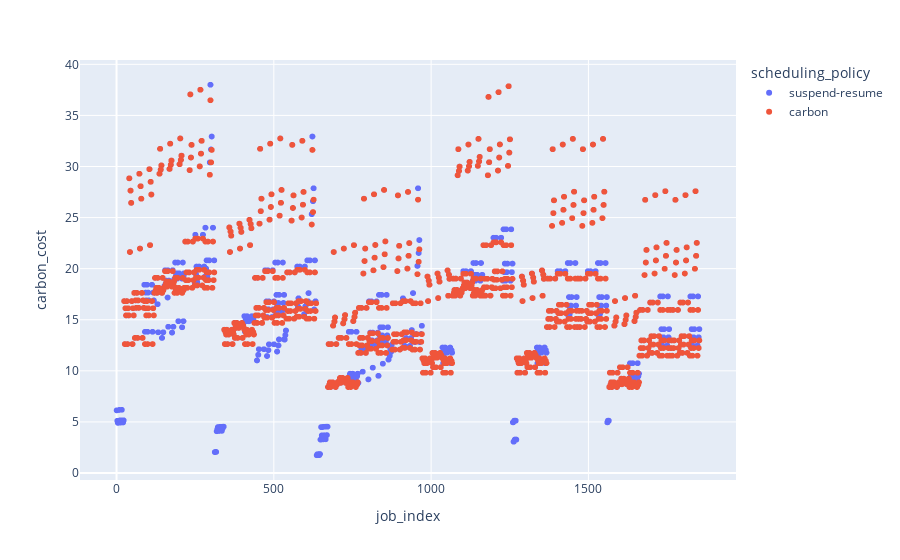

Here is the notebook cell this chart was saved with:
### Code cell
import plotly.express as px

"""
Let's first compare the same job across different scheduling approaches,
deducing how much carbon is emitted under each scheduler
"""

same_job_different_schedulers = all_results.groupby(["work_type", "work_phases", "length", "arrival_time", "waiting_time", "startup_length", "startup_power"])

index = 0

same_job_different_schedulers_plot_df = pd.DataFrame([])

for category, group_df in same_job_different_schedulers:

    group_df["job_index"] = index

    same_job_different_schedulers_plot_df = pd.concat([
        same_job_different_schedulers_plot_df,
        group_df
    ])

    index += 1

    if len(group_df ==1):
        print(category)

# print(same_job_different_schedulers_plot_df)

"""
Scrolling through by eye, there are some cases where the suspend-resume strategy performed 
better but there are also some cases where it performed worse.

Lets do a graph just plotting each experiment, with the carbon emissions on the y axis
"""


same_job_different_schedulers_fig = px.scatter(
    same_job_different_schedulers_plot_df, x="job_index", y="carbon_cost", color="scheduling_policy",
    hover_data=same_job_different_schedulers_plot_df.columns
    )
same_job_different_schedulers_fig.show()

### Figure 1 — Plotly figure (JSON) as saved in the notebook; plotly's stock layout.template omitted (floating-point values rounded to 4 significant figures; data arrays with more than 128 entries replaced by an {"elided": "..."} marker saying what was removed)
{"data": [{"customdata": {"elided": "1872x17 mixed values"}, "hovertemplate": "scheduling_policy=%{customdata[11]}<br>job_index=%{x}<br>carbon_cost=%{y}<br>ID=%{customdata[0]}<br>arrival_time=%{customdata[1]}<br>length=%{customdata[2]}<br>cpus=%{customdata[3]}<br>length_class=%{customdata[4]}<br>resource_class=%{customdata[5]}<br>dollar_cost=%{customdata[6]}<br>start_time=%{customdata[7]}<br>waiting_time=%{customdata[8]}<br>exit_time=%{customdata[9]}<br>reason=%{customdata[10]}<br>work_type=%{customdata[12]}<br>work_phases=%{customdata[13]}<br>startup_length=%{customdata[14]}<br>startup_power=%{customdata[15]}<br>filename=%{customdata[16]}<extra></extra>", "legendgroup": "suspend-resume", "marker": {"color": "#636efa", "symbol": "circle"}, "mode": "markers", "name": "suspend-resume", "showlegend": true, "type": "scattergl", "x": {"elided": "1872 int values"}, "xaxis": "x", "y": {"elided": "1872 float values"}, "yaxis": "y"}, {"customdata": {"elided": "1728x17 mixed values"}, "hovertemplate": "scheduling_policy=%{customdata[11]}<br>job_index=%{x}<br>carbon_cost=%{y}<br>ID=%{customdata[0]}<br>arrival_time=%{customdata[1]}<br>length=%{customdata[2]}<br>cpus=%{customdata[3]}<br>length_class=%{customdata[4]}<br>resource_class=%{customdata[5]}<br>dollar_cost=%{customdata[6]}<br>start_time=%{customdata[7]}<br>waiting_time=%{customdata[8]}<br>exit_time=%{customdata[9]}<br>reason=%{customdata[10]}<br>work_type=%{customdata[12]}<br>work_phases=%{customdata[13]}<br>startup_length=%{customdata[14]}<br>startup_power=%{customdata[15]}<br>filename=%{customdata[16]}<extra></extra>", "legendgroup": "carbon", "marker": {"color": "#EF553B", "symbol": "circle"}, "mode": "markers", "name": "carbon", "showlegend": true, "type": "scattergl", "x": {"elided": "1728 int values"}, "xaxis": "x", "y": {"elided": "1728 float values"}, "yaxis": "y"}], "layout": {"legend": {"title": {"text": "scheduling_policy"}, "tracegroupgap": 0}, "margin": {"t": 60}, "xaxis": {"anchor": "y", "domain": [0, 1], "title": {"text": "job_index"}}, "yaxis": {"anchor": "x", "domain": [0, 1], "title": {"text": "carbon_cost"}}}}
